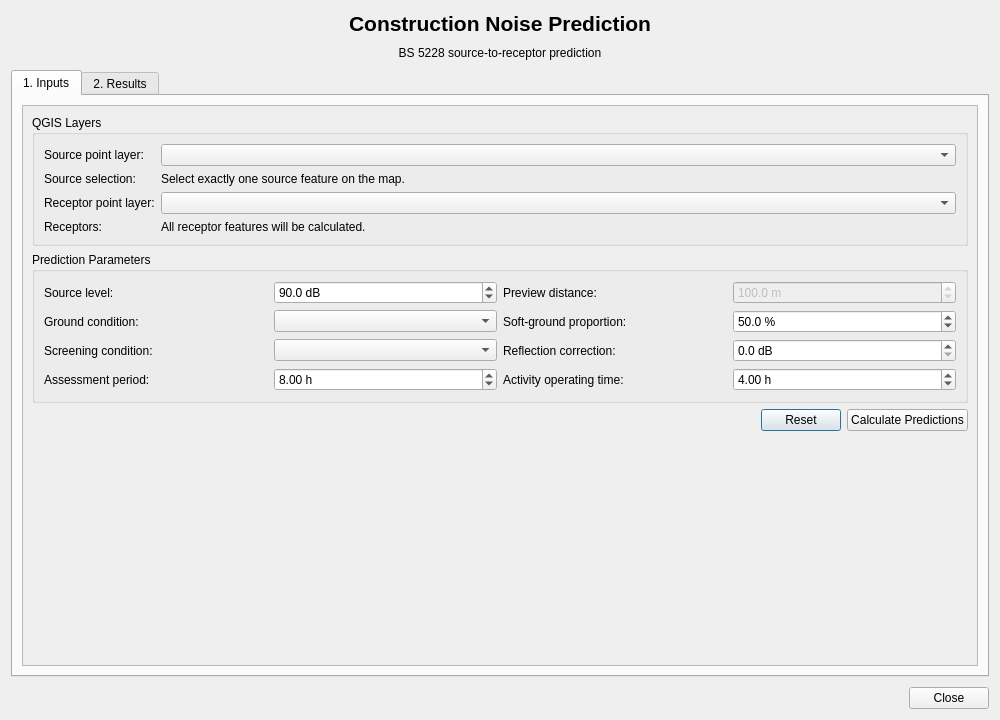
<?xml version="1.0" encoding="UTF-8"?>
<ui version="4.0">
 <class>NoisePredictionDialogBase</class>
 <widget class="QDialog" name="NoisePredictionDialogBase">
  <property name="geometry"><rect><x>0</x><y>0</y><width>1000</width><height>720</height></rect></property>
  <property name="minimumSize"><size><width>820</width><height>600</height></size></property>
  <property name="windowTitle"><string>Noise Prediction — BS 5228</string></property>
  <layout class="QVBoxLayout" name="mainLayout">
   <property name="spacing"><number>10</number></property>
   <item>
    <widget class="QLabel" name="titleLabel">
     <property name="font"><font><pointsize>16</pointsize><weight>75</weight><bold>true</bold></font></property>
     <property name="text"><string>Construction Noise Prediction</string></property>
     <property name="alignment"><set>Qt::AlignCenter</set></property>
    </widget>
   </item>
   <item>
    <widget class="QLabel" name="subtitleLabel">
     <property name="text"><string>BS 5228 source-to-receptor prediction</string></property>
     <property name="alignment"><set>Qt::AlignCenter</set></property>
    </widget>
   </item>
   <item>
    <widget class="QTabWidget" name="tabWidget">
     <property name="currentIndex"><number>0</number></property>
     <widget class="QWidget" name="inputsTab">
      <attribute name="title"><string>1. Inputs</string></attribute>
      <layout class="QVBoxLayout" name="inputsTabLayout">
       <item>
        <widget class="QScrollArea" name="inputsScrollArea">
         <property name="widgetResizable"><bool>true</bool></property>
         <widget class="QWidget" name="inputsScrollContents">
          <property name="geometry"><rect><x>0</x><y>0</y><width>930</width><height>560</height></rect></property>
          <layout class="QVBoxLayout" name="inputsScrollLayout">
           <item>
            <widget class="QGroupBox" name="layersGroupBox">
             <property name="title"><string>QGIS Layers</string></property>
             <layout class="QFormLayout" name="layersFormLayout">
              <item row="0" column="0"><widget class="QLabel" name="sourceLayerLabel"><property name="text"><string>Source point layer:</string></property></widget></item>
              <item row="0" column="1"><widget class="QgsMapLayerComboBox" name="sourceLayerCombo"/></item>
              <item row="1" column="0"><widget class="QLabel" name="sourceSelectionLabel"><property name="text"><string>Source selection:</string></property></widget></item>
              <item row="1" column="1"><widget class="QLabel" name="sourceStatusLabel"><property name="text"><string>Select exactly one source feature on the map.</string></property><property name="wordWrap"><bool>true</bool></property></widget></item>
              <item row="2" column="0"><widget class="QLabel" name="receptorLayerLabel"><property name="text"><string>Receptor point layer:</string></property></widget></item>
              <item row="2" column="1"><widget class="QgsMapLayerComboBox" name="receptorLayerCombo"/></item>
              <item row="3" column="0"><widget class="QLabel" name="receptorStatusTitleLabel"><property name="text"><string>Receptors:</string></property></widget></item>
              <item row="3" column="1"><widget class="QLabel" name="receptorStatusLabel"><property name="text"><string>All receptor features will be calculated.</string></property><property name="wordWrap"><bool>true</bool></property></widget></item>
             </layout>
            </widget>
           </item>
           <item>
            <widget class="QGroupBox" name="parametersGroupBox">
             <property name="title"><string>Prediction Parameters</string></property>
             <layout class="QGridLayout" name="parametersGridLayout">
              <item row="0" column="0"><widget class="QLabel" name="sourceLevelLabel"><property name="text"><string>Source level:</string></property></widget></item>
              <item row="0" column="1"><widget class="QDoubleSpinBox" name="sourceLevelSpin"><property name="maximum"><double>200.000000000000000</double></property><property name="decimals"><number>1</number></property><property name="value"><double>90.000000000000000</double></property><property name="suffix"><string> dB</string></property></widget></item>
              <item row="0" column="2"><widget class="QLabel" name="distanceLabel"><property name="text"><string>Preview distance:</string></property></widget></item>
              <item row="0" column="3"><widget class="QDoubleSpinBox" name="distanceSpin"><property name="enabled"><bool>false</bool></property><property name="minimum"><double>0.100000000000000</double></property><property name="maximum"><double>1000000.000000000000000</double></property><property name="decimals"><number>1</number></property><property name="value"><double>100.000000000000000</double></property><property name="suffix"><string> m</string></property></widget></item>
              <item row="1" column="0"><widget class="QLabel" name="groundLabel"><property name="text"><string>Ground condition:</string></property></widget></item>
              <item row="1" column="1"><widget class="QComboBox" name="groundCombo"/></item>
              <item row="1" column="2"><widget class="QLabel" name="softGroundLabel"><property name="text"><string>Soft-ground proportion:</string></property></widget></item>
              <item row="1" column="3"><widget class="QDoubleSpinBox" name="softGroundSpin"><property name="maximum"><double>100.000000000000000</double></property><property name="decimals"><number>1</number></property><property name="value"><double>50.000000000000000</double></property><property name="suffix"><string> %</string></property></widget></item>
              <item row="2" column="0"><widget class="QLabel" name="screeningLabel"><property name="text"><string>Screening condition:</string></property></widget></item>
              <item row="2" column="1"><widget class="QComboBox" name="screeningCombo"/></item>
              <item row="2" column="2"><widget class="QLabel" name="reflectionLabel"><property name="text"><string>Reflection correction:</string></property></widget></item>
              <item row="2" column="3"><widget class="QDoubleSpinBox" name="reflectionSpin"><property name="maximum"><double>20.000000000000000</double></property><property name="decimals"><number>1</number></property><property name="suffix"><string> dB</string></property></widget></item>
              <item row="3" column="0"><widget class="QLabel" name="assessmentLabel"><property name="text"><string>Assessment period:</string></property></widget></item>
              <item row="3" column="1"><widget class="QDoubleSpinBox" name="assessmentDurationSpin"><property name="minimum"><double>0.010000000000000</double></property><property name="maximum"><double>48.000000000000000</double></property><property name="decimals"><number>2</number></property><property name="value"><double>8.000000000000000</double></property><property name="suffix"><string> h</string></property></widget></item>
              <item row="3" column="2"><widget class="QLabel" name="activityLabel"><property name="text"><string>Activity operating time:</string></property></widget></item>
              <item row="3" column="3"><widget class="QDoubleSpinBox" name="activityDurationSpin"><property name="minimum"><double>0.010000000000000</double></property><property name="maximum"><double>48.000000000000000</double></property><property name="decimals"><number>2</number></property><property name="value"><double>4.000000000000000</double></property><property name="suffix"><string> h</string></property></widget></item>
             </layout>
            </widget>
           </item>
           <item>
            <layout class="QHBoxLayout" name="inputActionsLayout">
             <item><spacer name="inputActionsSpacer"><property name="orientation"><enum>Qt::Horizontal</enum></property><property name="sizeHint" stdset="0"><size><width>40</width><height>20</height></size></property></spacer></item>
             <item><widget class="QPushButton" name="resetButton"><property name="text"><string>Reset</string></property><property name="minimumHeight"><number>36</number></property></widget></item>
             <item><widget class="QPushButton" name="calculateButton"><property name="text"><string>Calculate Predictions</string></property><property name="default"><bool>true</bool></property><property name="minimumHeight"><number>36</number></property></widget></item>
            </layout>
           </item>
           <item><spacer name="inputsVerticalSpacer"><property name="orientation"><enum>Qt::Vertical</enum></property><property name="sizeHint" stdset="0"><size><width>20</width><height>40</height></size></property></spacer></item>
          </layout>
         </widget>
        </widget>
       </item>
      </layout>
     </widget>
     <widget class="QWidget" name="resultsTab">
      <attribute name="title"><string>2. Results</string></attribute>
      <layout class="QVBoxLayout" name="resultsTabLayout">
       <item>
        <widget class="QGroupBox" name="summaryGroupBox">
         <property name="title"><string>First Receptor Summary</string></property>
         <layout class="QGridLayout" name="summaryGridLayout">
          <item row="0" column="0"><widget class="QLabel" name="distanceResultTitle"><property name="text"><string>Distance attenuation:</string></property></widget></item>
          <item row="0" column="1"><widget class="QLabel" name="distanceResultLabel"><property name="text"><string>—</string></property><property name="alignment"><set>Qt::AlignRight|Qt::AlignVCenter</set></property></widget></item>
          <item row="1" column="0"><widget class="QLabel" name="groundResultTitle"><property name="text"><string>Ground attenuation:</string></property></widget></item>
          <item row="1" column="1"><widget class="QLabel" name="groundResultLabel"><property name="text"><string>—</string></property><property name="alignment"><set>Qt::AlignRight|Qt::AlignVCenter</set></property></widget></item>
          <item row="2" column="0"><widget class="QLabel" name="screeningResultTitle"><property name="text"><string>Screening attenuation:</string></property></widget></item>
          <item row="2" column="1"><widget class="QLabel" name="screeningResultLabel"><property name="text"><string>—</string></property><property name="alignment"><set>Qt::AlignRight|Qt::AlignVCenter</set></property></widget></item>
          <item row="3" column="0"><widget class="QLabel" name="reflectionResultTitle"><property name="text"><string>Reflection correction:</string></property></widget></item>
          <item row="3" column="1"><widget class="QLabel" name="reflectionResultLabel"><property name="text"><string>—</string></property><property name="alignment"><set>Qt::AlignRight|Qt::AlignVCenter</set></property></widget></item>
          <item row="4" column="0"><widget class="QLabel" name="durationResultTitle"><property name="text"><string>Duration correction:</string></property></widget></item>
          <item row="4" column="1"><widget class="QLabel" name="durationResultLabel"><property name="text"><string>—</string></property><property name="alignment"><set>Qt::AlignRight|Qt::AlignVCenter</set></property></widget></item>
          <item row="5" column="0"><widget class="QLabel" name="beforeDurationResultTitle"><property name="text"><string>Level before duration:</string></property></widget></item>
          <item row="5" column="1"><widget class="QLabel" name="beforeDurationResultLabel"><property name="text"><string>—</string></property><property name="alignment"><set>Qt::AlignRight|Qt::AlignVCenter</set></property></widget></item>
          <item row="6" column="0"><widget class="QLabel" name="predictedResultTitle"><property name="font"><font><weight>75</weight><bold>true</bold></font></property><property name="text"><string>Predicted noise level:</string></property></widget></item>
          <item row="6" column="1"><widget class="QLabel" name="predictedResultLabel"><property name="font"><font><pointsize>16</pointsize><weight>75</weight><bold>true</bold></font></property><property name="text"><string>—</string></property><property name="alignment"><set>Qt::AlignRight|Qt::AlignVCenter</set></property></widget></item>
         </layout>
        </widget>
       </item>
       <item>
        <widget class="QGroupBox" name="resultsTableGroupBox">
         <property name="title"><string>Receptor Prediction Results</string></property>
         <layout class="QVBoxLayout" name="resultsTableLayout">
          <item><widget class="QTableWidget" name="resultsTable"/></item>
         </layout>
        </widget>
       </item>
      </layout>
     </widget>
    </widget>
   </item>
   <item>
    <widget class="QDialogButtonBox" name="dialogButtons">
     <property name="standardButtons"><set>QDialogButtonBox::Close</set></property>
    </widget>
   </item>
  </layout>
 </widget>
 <customwidgets>
  <customwidget>
   <class>QgsMapLayerComboBox</class>
   <extends>QComboBox</extends>
   <header>qgis.gui</header>
  </customwidget>
 </customwidgets>
 <resources/>
 <connections/>
</ui>
